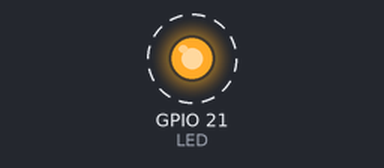
The sketch below on a simulated Seeed XIAO ESP32-S3. Shown: output pins drawn as LEDs (lit = HIGH). Dashed ring = blinking. What the sketch prints to the serial monitor is not drawn.

Above: at 0.5 s.
Timing chart, 0 to 4.6 s (numbered marks = the images above):
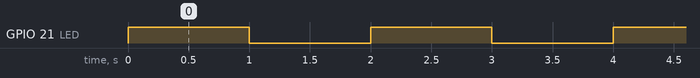

Measured:
- by itself, GPIO 21 (LED): alternates HIGH for 1.0 s and LOW for 1.0 s

The sketch:

xiao_test_basic.ino
```cpp
/*
 * Basic XIAO ESP32S3 Sense Test
 * Just blinks LED to verify board is working
 */

// XIAO ESP32S3 Sense has LED on GPIO21
#define LED 21

void setup() {
  Serial.begin(115200);
  pinMode(LED, OUTPUT);

  Serial.println("XIAO ESP32S3 Sense Basic Test");
  Serial.println("LED should blink every second");
}

void loop() {
  digitalWrite(LED, HIGH);
  Serial.println("LED ON");
  delay(1000);

  digitalWrite(LED, LOW);
  Serial.println("LED OFF");
  delay(1000);
}
```
